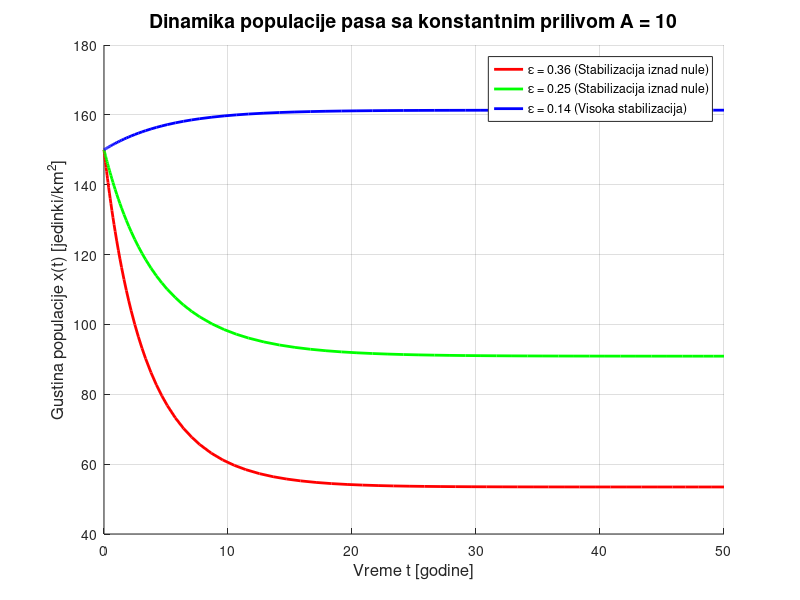

Source code (MATLAB):
% Prošireni model sa prilivom A
clear all; clc; close all;

% Definisanje parametara modela
r = 0.22;       % Inherentna stopa rasta (0.34 - 0.12)
K = 250;        % Granični kapacitet staništa
A = 10;         % Konstantan priliv napuštenih pasa godišnje (po km^2)
tspan = [0 50]; % Vremenski period simulacije (50 godina)
x0 = 150;       % Početna gustina populacije pasa

epsilons = [0.36, 0.25, 0.14];
boje = {'r', 'g', 'b'}; % Crvena, zelena, plava boja za grafike

figure;
hold on;

% Petlja koja prolazi kroz sve tri vrednosti epsilon i rešava novu jednačinu
for i = 1:length(epsilons)
    eps = epsilons(i);
    
    % Proširena nelinearna jednačina: dx/dt = (r - eps)*x - (r/K)*x^2 + A
    [t, x] = ode45(@(t, x) (r - eps)*x - (r/K)*x^2 + A, tspan, x0);
    
    % Crtanje grafika za trenutni epsilon
    plot(t, x, boje{i}, 'LineWidth', 2);
end

% Uređivanje grafika
xlabel('Vreme t [godine]', 'FontSize', 12);
ylabel('Gustina populacije x(t) [jedinki/km^2]', 'FontSize', 12);
title('Dinamika populacije pasa sa konstantnim prilivom A = 10', 'FontSize', 14);
legend('\epsilon = 0.36 (Stabilizacija iznad nule)', ...
       '\epsilon = 0.25 (Stabilizacija iznad nule)', ...
       '\epsilon = 0.14 (Visoka stabilizacija)', ...
       'Location', 'Best');
grid on;

saveas(gcf, 'grafik_napusteni.png');
